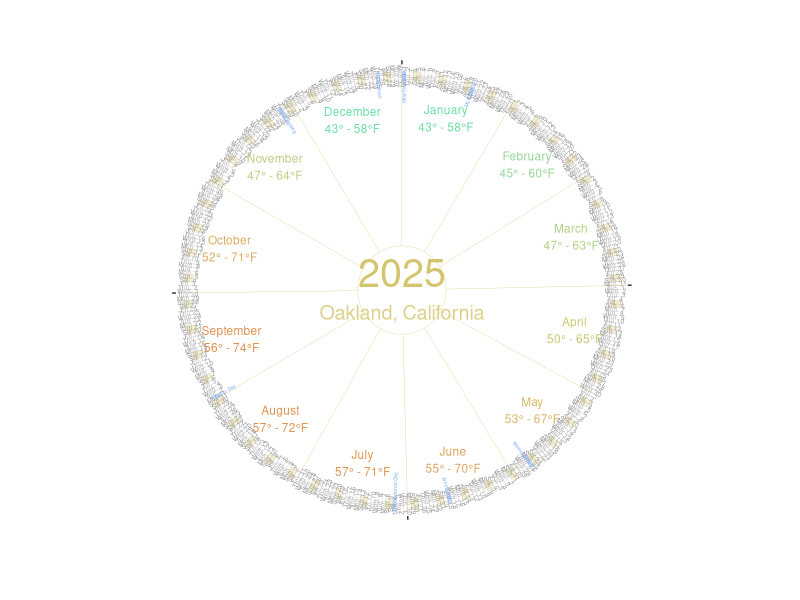

Write the R code that produced this figure.
library(tidyverse)

setwd('../circle-calendar/')

my_year <- 2025

holidays <- read_csv(
  'holidays_2025.csv'
  ) %>%
  filter(
    !is.na(date)
  ) %>%
  mutate(
    date = paste(date, '2025 12:00:00')
    ) %>%
  mutate(
    date_dt = as_datetime(
      date,
      format = '%b %e %Y %H:%M:%S'
      )
  ) %>%
  filter(
    !(name %in% c(
      'Inauguration Day',
      'Presidents\' Day',
      'Columbus Day',
      'Veterans Day'
    ))
  ) %>%
  print(n = 20)

# shorten names
holidays[2, 'name'] <- 'MLK Day'
holidays[7, 'name'] <- 'Thanksgiving'
holidays[8, 'name'] <- 'Christmas'

inner_circle_radius <- 0.2

default_color <- '#d4c46d'
hot_color <- '#e2874c'
cold_color <- '#6cdda6'
day_text_color <- '#999999'
weekend_color <- default_color
weekday_color <- '#ffffff'
holiday_color <- '#6caaff'

typical_weather <- read_csv(
  'oakland_daily_high_lows.csv'
)

year_start_ts <- as_datetime(
  paste0(
    my_year,
    '-01-01 12:00:00'
    )
)

year_end_ts <- as_datetime(
  paste0(
    my_year,
    '-12-31 12:00:00'
  )
)

this_year_dt <-
  seq(
    year_start_ts,
    year_end_ts,
    '1 day'
  )

n_days_in_year <- length(this_year_dt)

days_df <- data.frame(
  day_dt = this_year_dt
) %>%
  mutate(
    pct_around = (
      interval(year_start_ts, day_dt) %/% days(1)
      ) / n_days_in_year,
    angle = ifelse(
      pct_around <= 0.5,
      90 - pct_around * 180/0.5,
      90 - (pct_around - 0.5) * 180/0.5
    ),
    date_text = format(day_dt, '%a %e'),
    x_text = day_dt,
    y_text = 0.965,
    x_day_seg_start = this_year_dt - hours(12),
    x_day_seg_end = x_day_seg_start,
    y_day_seg_start = 0.94,
    y_day_seg_end = 0.99,
    wday = ifelse(
      wday(day_dt) %in% c(1,7),
      'weekend',
      ''
      ),
    y_holiday_text = 0.92
  ) %>%
  
  # add holidays
  left_join(
    holidays,
    by = c('day_dt' = 'date_dt')
  ) %>%
  
  # make one column for weekends and holidays
  mutate(
    weekend_holiday = ifelse(
      is.na(name),
      ifelse(
        wday == 'weekend',
        'weekend',
        'weekday'
        ),
      'holiday'
    )
  )

months_df <- data.frame(
  month_center_dt = seq(
    as_datetime('2025-01-15 12:00:00'),
    as_datetime('2025-12-15 12:00:00'),
    '1 month'
  )
) %>%
  mutate(
    x_start_line = ceiling_date(
      seq(
        year_start_ts,
        year_end_ts,
        by = "1 month"),
      "month"),
    y_start_line = inner_circle_radius,
    y_end_line = 1,
    x_end_line = x_start_line
  ) %>%
  mutate(
    month_label = format(month_center_dt, '%B'),
    y_mo = 0.8,
    y_temp = 0.6
  ) %>%
  mutate(
    daily_high = typical_weather$high,
    daily_low = typical_weather$low
  ) %>%
  mutate(
    temp_string = 
    paste0(
      daily_low,
      '\u00B0 - ',
      daily_high,
      '\u00B0F'
    ),
    month_and_temp_str =
      paste0(
        month_label,
        '\n',
        temp_string
      ),
    temp_color = (daily_high + daily_low) / 2
  )

g <- ggplot(
  data = days_df,
  mapping = aes(
    x = day_dt
  )
) +
  
  coord_radial(
    # rotate.angle = TRUE
    expand = FALSE
  ) +
  
  # day labels
  geom_text(
    mapping = aes(
      x = x_text,
      y = y_text,
      angle = angle,
      label = date_text
    ),
    size = 1.6,
    color = day_text_color,
    hjust = 0.5
  ) +
  
  # weekends and holidays
  geom_tile(
    aes(
      y = y_text,
      fill = weekend_holiday
    ),
    height = (
      days_df$y_day_seg_end[1] - 
      days_df$y_day_seg_start[1]
      ),
    alpha = 0.3
  ) +
  
  # holiday labels
  geom_text(
    aes(
      y = y_holiday_text,
      label = name,
      angle = angle
    ),
    size = 1.2,
    color = holiday_color
  ) +
  
  scale_fill_manual(
    values = c(
      holiday_color,
      weekday_color,
      default_color
      )
  ) +
  
  # months segments
  geom_segment(
    data = months_df,
    mapping = aes(
      x = x_start_line,
      xend = x_end_line,
      y = y_start_line,
      yend = y_end_line
    ),
    size = 0.1,
    color = default_color,
  ) +
  
  # month labels
  geom_text(
    data = months_df,
    mapping = aes(
      x = month_center_dt,
      y = y_mo,
      label = month_and_temp_str,
      color = temp_color
    ),
    size = 3,
    hjust = 0.5,
    vjust = 0.5
  ) +
  
  # days segments
  geom_segment(
    mapping = aes(
      x = x_day_seg_start,
      xend = x_day_seg_end,
      y = y_day_seg_start,
      yend = y_day_seg_end
    ),
    size = 0.1,
    color = '#bbbbbb',
  ) +
  
  # inner circle
  geom_hline(
    yintercept = inner_circle_radius,
    size = 0.1,
    color = default_color,
  ) +
  
  # format axes
  scale_x_datetime(
    name = '',
    limits = as_datetime(c(
      '2025-01-01 00:00:00',
      '2026-01-01 00:00:00'
    )),
    # expand = rep(0, 4)
  ) +
  
  scale_y_continuous(
    limits = c(0, 1.02),
    expand = rep(0, 4)
  ) +
  
  # for monthly temperature highs and lows
  scale_color_gradient2(
    low = cold_color,
    mid = default_color,
    high = hot_color,
    midpoint = mean(months_df$temp_color)
  ) +
  
  # write year
  annotate(
    geom = 'text',
    x = year_start_ts,
    y = 0.08,
    label = my_year,
    size = 10,
    color = default_color,
  ) +
  
  # write city
  annotate(
    geom = 'text',
    x = as_datetime('2025-07-02'),
    y = .1,
    label = 'Oakland, California',
    size = 5,
    color = default_color,
    alpha = 0.8
  ) +
  
  # plot formatting
  theme_bw() + 
  theme(
    # plot.margin = unit(
    #   c(0, 0, 0, 0),
    #   unit = 'in'
    #   ),
    panel.border = element_blank(),
    panel.grid = element_blank(),
    axis.title.y = element_blank(),
    axis.text = element_blank(),
    axis.ticks.y = element_blank(),
    legend.position = 'none'
  )

# save image
png(
  filename = 'circle_cal_oakland_2025_2x2_ft.png',
  width = 24,
  height = 24,
  units = 'in',
  res = 400
  )
print(g)
dev.off()

# png() works better
# ggsave(
#   filename = 'circle_cal_oakland_2025_2x2_ft.png',
#   width = 24,
#   height = 24,
#   units = 'in'
# )
